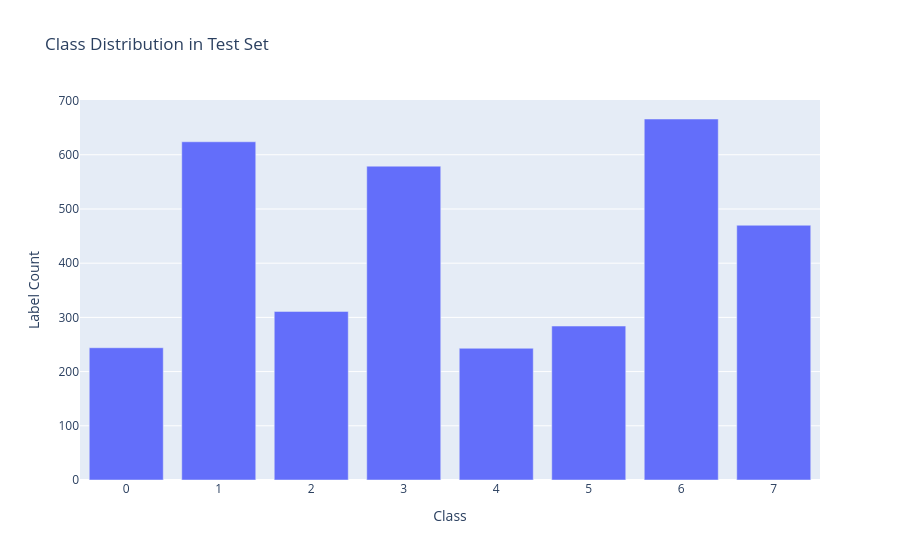

The notebook cell this image was saved under:
### Markdown cell above
### Dataset Information

We use the BloodMNIST dataset, a dataset of the MedMNIST+ collection. It contains images of blood cells, classified into 8 classes.

| idx | name | white/red | subtype | characteristics |
|---|---|---|---|---|
| 0 | basophils | white | Granulocyte | Least common but largest type of granulocytes |
| 1 | eosinophils | white | Granulocyte | Bilobed nuclei |
| 2 | erythroblasts | red | - | No nucleus smaller than most other human cells; flexible, biconcave disks |
| 3 | immature granulocytes (metamyelocytes, myelocytes and promyelocytes) | white | Granulocyte | Young granulocytes |
| 4 | lymphocytes | white | Agranulocyte | Can be identified by large nucleus; might be small or large |
| 5 | monocytes | white | Agranulocyte | Largest cell type; mononuclear; nucleus is ellipsoidal and might be indented (bean shaped) |
| 6 | neutrophils | white | Granulocyte | Segmented nuclei |
| 7 | platelets (thrombocytes) | Cell fragments | - | Irregularly shaped clear cell fragments |

The training set consists of 11959 samples, while the test set contains 3421. They both have the exact same label distribution.

### Visual Dataset Analyses

### Code cell
# sample images, mean+var, labels dist

print("Training set size: ", len(t_images))
print("Test set size: ", len(test_images))

fig, axes = plt.subplots(2,8,figsize=(15,5))
for i in range(8): 
    class_img = t_images[t_labels==i]
    axes[0,i].imshow(class_img[0])
    axes[0,i].title.set_text(f"Label: {i}")
    axes[1,i].imshow(class_img[1])
    axes[1,i].title.set_text(f"Label: {i}")

plt.tight_layout()
plt.show()


print(t_images.shape)

fig, axes = plt.subplots(2,8,figsize=(15,5))
for i in range(0,8):
    class_img = t_images[t_labels==i]
    mean_image = np.mean(class_img, axis=(0,), dtype=np.int64) 
    var_image = np.var(class_img, axis=(0,), dtype=np.int64) 
    var_image = var_image/np.max(var_image)
    axes[0,i].imshow(mean_image)
    axes[0,i].title.set_text(f"Mean image {i}")    
    axes[1,i].imshow(var_image)
    axes[1,i].title.set_text(f"Var image {i}")   

plt.tight_layout()
plt.show()



true_labels = np.bincount(test_labels)
pred_labels = np.bincount(test_predictions["resnet18"]["no_aug"])
df = pd.DataFrame({"Class": np.arange(8), "Label Count": true_labels, "Predicted labels": pred_labels})
#fig = px.bar(df,x="Class", y=["True labels", "Predicted labels"],barmode="group")
fig = px.bar(df, x="Class", y="Label Count", title="Class Distribution in Test Set")
fig.update_layout(showlegend=False)
fig.show()

### Figure 1 — Plotly figure (JSON) as saved in the notebook; plotly's stock layout.template omitted (floating-point values rounded to 4 significant figures)
{"data": [{"hovertemplate": "Class=%{x}<br>Label Count=%{y}<extra></extra>", "legendgroup": "", "marker": {"color": "#636efa", "pattern": {"shape": ""}}, "name": "", "orientation": "v", "showlegend": false, "textposition": "auto", "type": "bar", "x": [0, 1, 2, 3, 4, 5, 6, 7], "xaxis": "x", "y": [244, 624, 311, 579, 243, 284, 666, 470], "yaxis": "y"}], "layout": {"barmode": "relative", "legend": {"tracegroupgap": 0}, "showlegend": false, "title": {"text": "Class Distribution in Test Set"}, "xaxis": {"anchor": "y", "domain": [0, 1], "title": {"text": "Class"}}, "yaxis": {"anchor": "x", "domain": [0, 1], "title": {"text": "Label Count"}}}}
